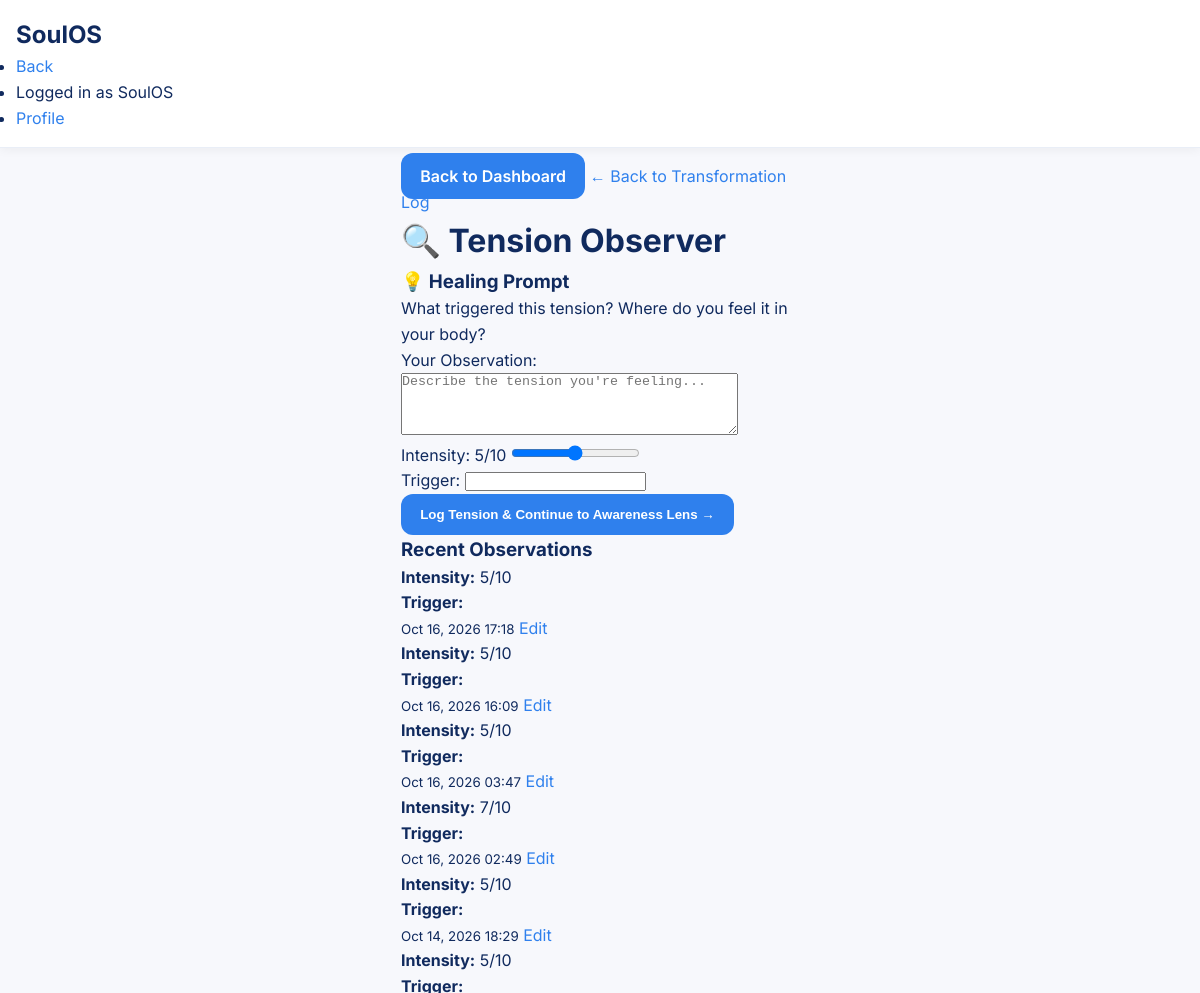
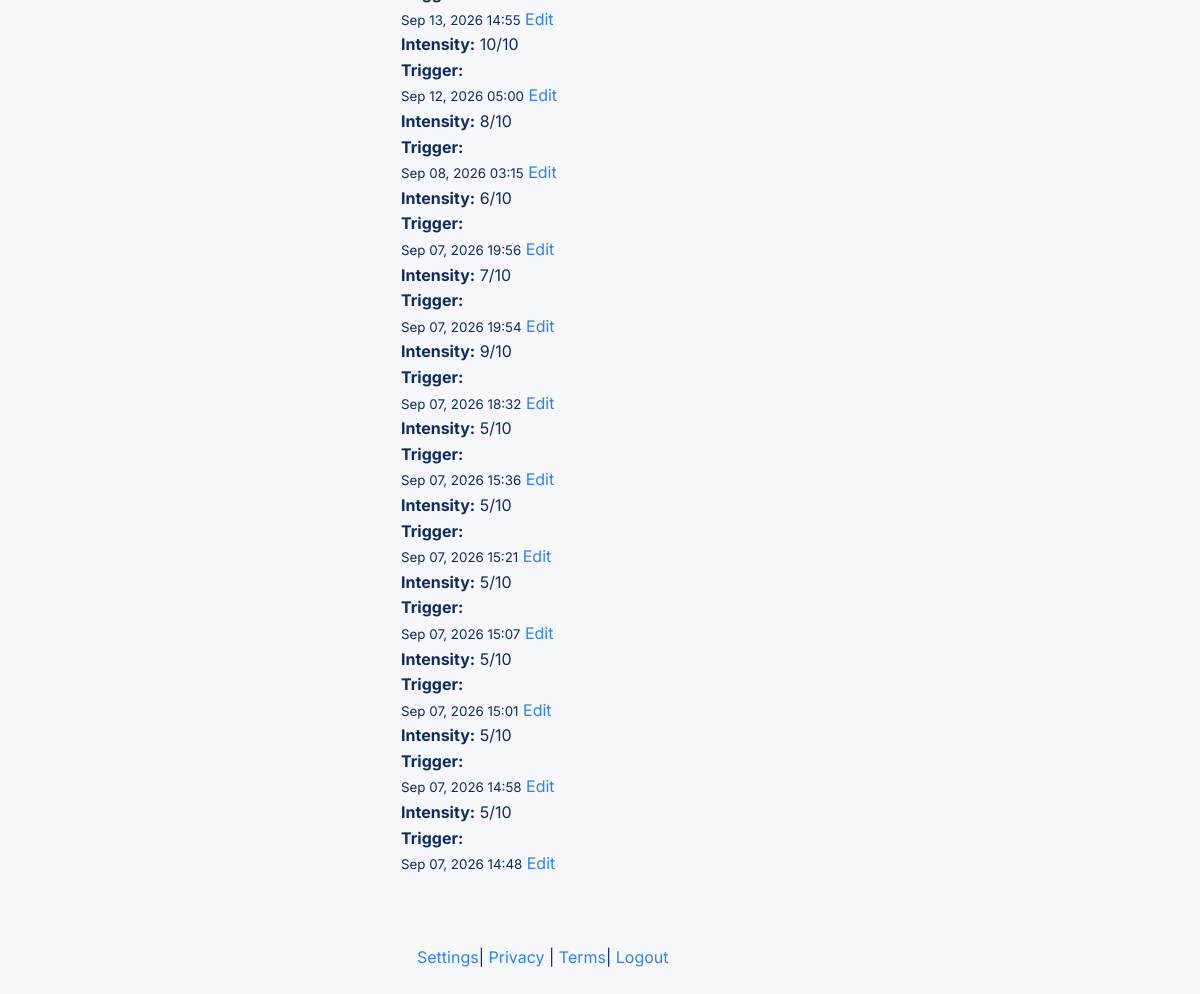
/core-healing-path/stage/tension-observer/ (signed in), run on the app's committed database (2 pictures, top to bottom).
### Core_healing_path/models.py (models this page shows, shortened)
class HealingLog(models.Model):
    user = models.ForeignKey(
        User, on_delete=models.CASCADE, related_name="healing_logs"
    )
    stage = models.CharField(max_length=50, choices=STAGE_CHOICES)
    entry = models.TextField()
    intensity = models.PositiveSmallIntegerField(default=5)
    trigger = models.CharField(max_length=100, blank=True)
    emotion = models.CharField(max_length=100, blank=True)
    limiting_belief = models.CharField(max_length=255, blank=True)
    custom_affirmation = models.CharField(max_length=255, blank=True)
    reframe = models.CharField(max_length=255, blank=True)
    coping_strategy = models.CharField(max_length=100, blank=True)
    ritual = models.CharField(max_length=100, blank=True)
    gratitude_notes = models.TextField(blank=True)
    insight_type = models.CharField(max_length=100, blank=True)
    clarity_notes = models.TextField(blank=True)
    awareness_type = models.CharField(max_length=20, blank=True)
    parent_log = models.ForeignKey(
        "self",
        on_delete=models.SET_NULL,
        null=True,
        blank=True,
        related_name="awareness_entries",
    )
    created_at = models.DateTimeField(default=timezone.now)
    class Meta:
        ordering = ["-created_at"]

### Core_healing_path/views.py (the view)
@login_required
def stage_view(request, stage_key):
    stage_name = dict(STAGE_CHOICES).get(stage_key, stage_key)
    if request.method == "POST":
        form_class = FORM_MAP.get(stage_key)
        if not form_class:
            return redirect("core_healing_path_dashboard")
        form = form_class(request.POST)
        if form.is_valid():
            log = form.save(commit=False)
            log.user = request.user
            log.stage = stage_key
            if stage_key == "awareness_lens":
                log.parent_log_id = request.POST.get("parent_log")
            log.save()
            profile = get_or_create_profile(request.user)
            if stage_key == "tension_observer":
                journey = TransformationJourney.objects.create(
                    user=request.user,
                    tension_log=log,
                    current_stage=stage_key,
                    status="active",
                )
                JourneyStage.objects.create(journey=journey, stage=stage_key, log=log)
                advance_journey(journey, log)
                next_stage = get_next_stage(stage_key)
                if next_stage:
                    return redirect(
                        reverse(STAGE_URL_MAP[next_stage]) + f"?tension_log_id={log.id}"
                    )
                return redirect("core_healing_path_dashboard")
            else:
                active_journey = get_active_journey(request.user)
                if active_journey and active_journey.current_stage == stage_key:
                    advance_journey(active_journey, log)
                    if stage_key == "clarity_flow":
                        active_journey.status = "completed"
                        active_journey.completed_at = timezone.now()
                        active_journey.save()
                next_stage = get_next_stage(stage_key)
                if next_stage:
                    return redirect(reverse(STAGE_URL_MAP[next_stage]))
                return redirect("core_healing_path_dashboard")
    else:
        form_class = FORM_MAP.get(stage_key, TensionObserverForm)
        form = form_class(initial={"stage": stage_key})
    logs = HealingLog.objects.filter(user=request.user, stage=stage_key)[:20]
    suggestion = ""
    if stage_key == "thought_analyzer" and logs:
        suggestion = get_stage_suggestion(logs[0])
    tension_log = None
    if stage_key == "awareness_lens":
        tension_log_id = request.GET.get("tension_log_id")
        if tension_log_id:
            tension_log = HealingLog.objects.filter(
                id=tension_log_id, user=request.user, stage="tension_observer"
            ).first()
    context = {
        "stage_key": stage_key,
        "stage_name": stage_name,
        "healing_prompt": HEALING_PROMPTS.get(stage_key, ""),
        "form": form,
        "logs": logs,
        "suggestion": suggestion,
        "stage_choices": STAGE_CHOICES,
        "current_stage_index": TRANSFORMATION_ORDER.index(stage_key),
        "total_stages": len(TRANSFORMATION_ORDER),
        "next_stage_url": STAGE_URL_MAP.get(get_next_stage(stage_key))
        if get_next_stage(stage_key)
        else None,
        "tension_log": tension_log,
    }
    return render(request, f"core_healing_path/stage_{stage_key}.html", context)

### Core_healing_path/forms.py
class TensionObserverForm(forms.ModelForm):
    trigger = forms.CharField(
        label="Trigger",
        max_length=100,
        required=False,
        widget=EditableSelect(choices=TRIGGER_CHOICES, attrs={"class": "form-control"}),
    )
    class Meta:
        model = HealingLog
        fields = ["stage", "entry", "intensity", "trigger"]
        widgets = {
            "stage": forms.HiddenInput(),
            "entry": forms.Textarea(
                attrs={
                    "class": "form-control",
                    "rows": 4,
                    "placeholder": "Describe the tension you're feeling...",
                }
            ),
            "intensity": forms.NumberInput(
                attrs={
                    "class": "form-control",
                    "type": "range",
                    "min": "1",
                    "max": "10",
                }
            ),
        }

### Core_healing_path/forms.py (called while the page is built)
    def render(self, name, value, attrs=None, renderer=None):
        final_attrs = self.build_attrs(attrs, extra_attrs={"type": self.input_type})
        final_attrs["list"] = f"datalist_{name}"
        input_html = super().render(name, value, final_attrs, renderer)
        options_html = "".join(
            f'<option value="{v}">{l}</option>' for v, l in self.choices if v
        )
        return mark_safe(
            f'{input_html}<datalist id="datalist_{name}">{options_html}</datalist>'
        )

### Core_healing_path/views.py (called while the page is built)
def get_next_stage(current_stage):
    try:
        idx = TRANSFORMATION_ORDER.index(current_stage)
        if idx < len(TRANSFORMATION_ORDER) - 1:
            return TRANSFORMATION_ORDER[idx + 1]
    except ValueError:
        pass
    return None

### templates/core_healing_path/stage_tension_observer.html (shortened to what this page needs)
{% extends "base.html" %}
{% load static %}
{% block content %}
<a href="{% url 'core_healing_path:transformation_log' %}">← Back to Transformation Log</a>
<div class="card">
    <h1>🔍 Tension Observer</h1>
</div>
<div class="card">
    <h3>💡 Healing Prompt</h3>
    <p>{{ healing_prompt }}</p>
</div>
<div class="card">
    <form method="post" action="{% url 'core_healing_path:log_tension' %}">
        <div class="form-group">
            <label for="id_entry">Your Observation:</label>
            {{ form.entry }}
        </div>
        <div class="form-group">
            <label>Intensity: <span id="intensityValue">{{ form.intensity.value|default:"5" }}</span>/10</label>
            {{ form.intensity }}
        </div>
        <div class="form-group">
            <label for="id_trigger">Trigger:</label>
            {{ form.trigger }}
        </div>
        <button type="submit" class="btn btn-primary form-submit-btn">Log Tension & Continue to Awareness Lens →</button>
    </form>
</div>
<div class="card">
    <h3>Recent Observations</h3>
    {% for log in logs %}
        <div class="form-group">
            <p><strong>Intensity:</strong> <span>{{ log.intensity }}/10</span></p>
            <p><strong>Trigger:</strong> </p>
            <small>{{ log.created_at|date:"M d, Y H:i" }}</small>
            <a href="{% url 'core_healing_path:edit_tension' log.id %}">Edit</a>
        </div>
    {% empty %}
        <p>No observations yet. Start by logging your first entry above.</p>
    {% endfor %}
</div>
{% endblock %}

### templates/base.html (shortened to what this page needs)
{% load static %}
<!DOCTYPE html>
<html lang="en">
<head>
    <link rel="stylesheet" href="{% static 'css/healing-styles.css' %}">
</head>
<body>
    <header>
        <nav class="navbar">
            <div class="navbar-container">
                <a href="{% if user.is_authenticated %}{% url 'dashboard_app:home' %}{% else %}{% url 'index' %}{% endif %}" class="navbar-brand">SoulOS</a>
                <ul class="navbar-nav">
                    {% if user.is_authenticated %}
                        <li><a href="{% url 'dashboard_app:home' %}">Back</a></li>
                        <li><span>Logged in as {{ user.username }}</span></li>
                        <li><a href="{% url 'profile_app:dashboard' %}">Profile</a></li>
                    {% endif %}
                </ul>
            </div>
        </nav>
    </header>
    <div class="container">
        {% if user.is_authenticated %}
            <a href="{% url 'dashboard_app:home' %}" class="btn back-btn">Back to Dashboard</a>
        {% endif %}
        {% block content %}{% endblock %}
    </div>
    <footer>
        <div class="container">
            {% if user.is_authenticated %}
                <a href="{% url 'settings_app:settings_dashboard' %}">Settings</a>|
                <a href="{% url 'legal:privacy' %}">Privacy</a> |
                <a href="{% url 'legal:terms' %}">Terms</a>|
                <a href="{% url 'logout' %}">Logout</a>
            {% endif %}
        </div>
    </footer>
</body>
</html>

### static/css/healing-styles.css (style rules this page uses)
:root { --bg-primary:#F7F8FC; --bg-secondary:#FFFFFF; --bg-card:#FFFFFF; --text-primary:#102A5E; --text-secondary:#6B7A99; --text-muted:#8A94A6; --accent:#2F80ED; --accent-hover:#233A57; --border:#E9EEF7; --shadow:rgba(0,0,0,.08); --radius:24px; --radius-sm:12px; }
* { margin:0; padding:0; box-sizing:border-box; }
body { background:var(--bg-primary); color:var(--text-primary); font-family:'Inter',sans-serif; line-height:1.6; min-height:100vh; }
.container { max-width:430px; margin:0 auto; padding:16px; }
a { color:var(--accent); text-decoration:none; }
.navbar { background:#fff; padding:16px; border-bottom:1px solid var(--border); box-shadow:0 2px 10px rgba(0,0,0,.05); }
.navbar-brand { font-size:1.5rem; font-weight:700; color:var(--text-primary); }
button, .btn { background:var(--accent); color:#fff; border:none; border-radius:12px; padding:.8rem 1.2rem; font-weight:600; cursor:pointer; }
footer { max-width:430px; margin:20px auto; padding:16px; }

### data on the page
HealingLog: intensity "5", created_at "Oct 16, 2026 17:18"
HealingLog: intensity "5", created_at "Oct 16, 2026 16:09"
HealingLog: intensity "5", created_at "Oct 16, 2026 03:47"
HealingLog: intensity "7", created_at "Oct 16, 2026 02:49"
HealingLog: intensity "5", created_at "Oct 14, 2026 18:29"
HealingLog: intensity "5", created_at "Sep 13, 2026 14:55"
HealingLog: intensity "10", created_at "Sep 12, 2026 05:00"
HealingLog: intensity "8", created_at "Sep 08, 2026 03:15"
HealingLog: intensity "6", created_at "Sep 07, 2026 19:56"
HealingLog: intensity "7", created_at "Sep 07, 2026 19:54"
HealingLog: intensity "9", created_at "Sep 07, 2026 18:32"
HealingLog: intensity "5", created_at "Sep 07, 2026 15:36"
HealingLog: intensity "5", created_at "Sep 07, 2026 15:21"
HealingLog: intensity "5", created_at "Sep 07, 2026 15:07"
HealingLog: intensity "5", created_at "Sep 07, 2026 15:01"
HealingLog: intensity "5", created_at "Sep 07, 2026 14:58"
HealingLog: intensity "5", created_at "Sep 07, 2026 14:48"

### other printed values
{{ user.username }} "SoulOS"
{{ healing_prompt }} "What triggered this tension? Where do you feel it in your body?"
